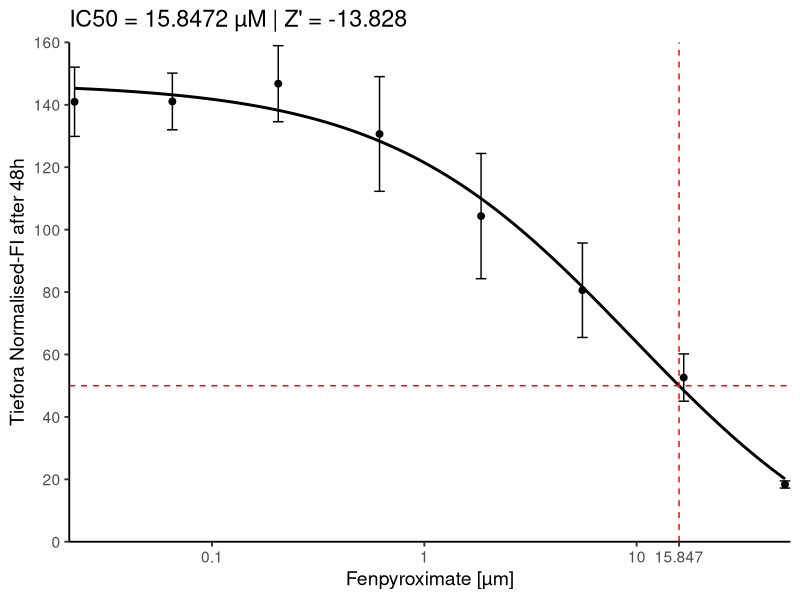

Source code (R):
# Pakete laden
library(ggplot2)

# Beispiel: Vektoren (durch deine Daten ersetzen)
q <- c(50, 16.665, 5.555, 1.85, 0.615, 0.205, 0.065, 0.0225)
w <- c(18.34735071,	52.60618167,	80.59083263,	104.3424096,	130.6507569,	146.7672414,	141.0697014,	140.966148)
e <- c(1.143869063,	7.569317971,	15.13482405,	20.05936188,	18.37468019,	12.18458786,	9.068865199,	11.09572717)

neg_ctrl <- c(95.91673675,
              100.7884777,
              101.1248949,
              86.4529016)
pos_ctrl <- c(81.16852397,
              106.2316022,
              107.3060345,
              105.2938394)

data <- data.frame(Konzentration = q, Wirkung = w, SD = e)
y_min <- floor(min(w - e)/20)*20
y_max <- ceiling(max(w + e)/20)*20


# --- Sigmoid-Funktion ---
sigmoid <- function(conc, bottom, top, logLC50, slope){
  bottom + (top - bottom) / (1 + exp(slope * (log(conc) - logLC50)))
}

# --- Fit ---
fit <- nls(
  Wirkung ~ sigmoid(Konzentration, bottom, top, logLC50, slope),
  data = data,
  start = list(
    bottom = min(w),
    top = max(w),
    logLC50 = log(median(q)),
    slope = 1.5
  ),
  control = nls.control(maxiter = 5000, warnOnly = TRUE)
)

coef_fit <- coef(fit)
LC50 <- coef_fit["LC50"]


# --- Numerische Berechnung des LC50 (y = 50) ---
target_y <- 50
LC50_numeric <- uniroot(
  function(x) sigmoid(x, coef_fit["bottom"], coef_fit["top"], coef_fit["logLC50"], coef_fit["slope"]) - target_y,
  lower = min(q)/10,
  upper = max(q)*10
)$root

# ---------------------------
# Z'-Faktor
# ---------------------------
z_prime <- 1 - (3 * (sd(pos_ctrl) + sd(neg_ctrl))) /
  abs(mean(pos_ctrl) - mean(neg_ctrl))


# --- Glatte Kurve ---
q_pred <- exp(seq(log(min(q)), log(max(q)), length.out = 400))
pred <- sigmoid(q_pred, coef_fit["bottom"], coef_fit["top"], coef_fit["logLC50"], coef_fit["slope"])
curve_data <- data.frame(Konzentration = q_pred, Wirkung = pred)

# --- Plot ---
p <- ggplot(data, aes(x = Konzentration, y = Wirkung)) +
  geom_point(size = 2, color = "black") +
  geom_errorbar(aes(ymin = pmax(Wirkung - SD, 0), ymax = Wirkung + SD),
                width = 0.05, color = "black") +
  geom_line(data = curve_data, aes(x = Konzentration, y = Wirkung),
            color = "black", linewidth = 1) +
  geom_vline(xintercept = LC50_numeric, color = "red", linetype = "dashed") +
  geom_hline(yintercept = 50, color = "red", linetype = "dashed") +
  scale_x_log10(
    expand = c(0, 0),
    breaks = sort(c(scales::log_breaks()(range(q)), LC50_numeric)),  # LC50 als zusätzlicher Tick
    labels = function(x) round(x, 3)
  ) +
  scale_y_continuous(
    limits = c(y_min, y_max),
    breaks = seq(y_min, y_max, by = 20),
    expand = c(0, 0)) +
  geom_hline(yintercept = 0, linewidth = 0.5, color = "black") +
  theme_classic(base_size = 14) +
  labs(
    x = "Fenpyroximate [µm]",
    y = "Tiefora Normalised-FI after 48h",
    title = paste0(
      "IC50 = ",
      ifelse(is.na(LC50_numeric), "nicht bestimmbar", round(LC50_numeric, 4)),
      " µM | Z' = ",
      round(z_prime, 3)
    )
  )
print (p)
